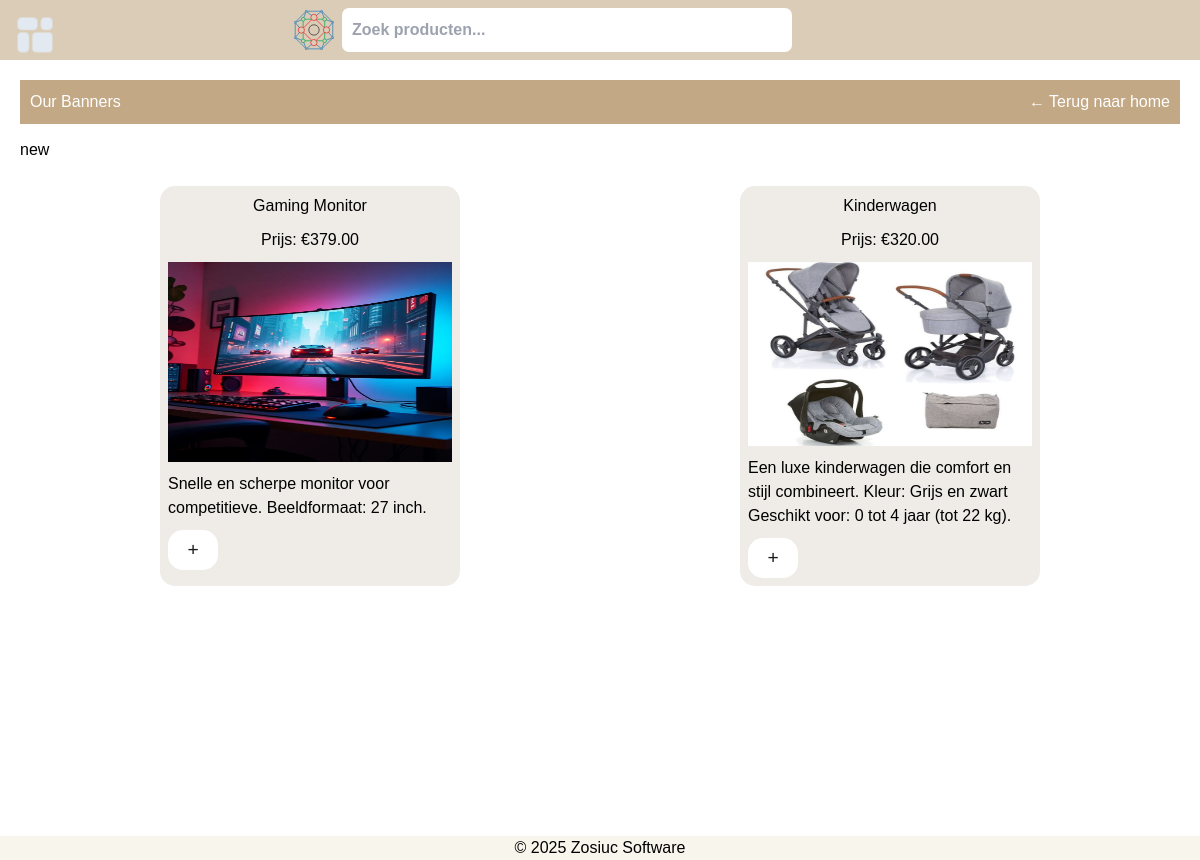
/banners/new, run on the app's committed database.
### store/models.py (models this page shows, shortened)
class Product(models.Model):
    category = models.ForeignKey(Category, on_delete=models.CASCADE)
    name = models.CharField(max_length=100)
    description = models.TextField(blank=True)
    price = models.DecimalField(max_digits=10, decimal_places=2)
    image = models.ImageField(upload_to='products/', blank=True, null=True)
    created_at = models.DateTimeField(auto_now_add=True)
    updated_at = models.DateTimeField(auto_now=True)
    new = models.BooleanField(default=False)

### store/views.py (the view, shortened to what this page needs)
# urls.py: path('banners/<str:banner>', views.banners, name='banners'),
def banners(request, banner):
    if banner == 'new':
        products = Product.objects.filter(new=True)
    return render(request, 'store/banners.html', {'banner': banner, 'products':products})

### store/templates/store/banners.html (shortened to what this page needs)
{% extends "base.html" %}
{% load static %}
{% block article %}
<nav class="second_header">
    <h1>Our Banners</h1>
    <a href="{% url 'home'  %}">← Terug naar home</a>
</nav>
<h1>{{ banner }}</h1>
<div class="products_list">
    {% for product in products %}
    <a class="product " href="{% url 'product_detail' product.id %}">
        <h2 class="product_name ">{{ product.name }}</h2>
        <p class="product_price ">Prijs: €{{ product.price }}</p>
        {% if product.image %}
        <img src="{{ product.image.url }}" alt="{{ product.name }}" class="product_image ">
        {% endif %}
        <p class="product_description ">{{ product.description }}</p>
        <form method="post" action="{% url 'add_to_cart' product.id %}">
            <button class="add  " type="submit">+</button>
        </form>
    </a>
    {% empty %}
    <p>Geen producten gevonden.</p>
    {% endfor %}
</div>
{% endblock article %}

### data on the page
Product: name "Gaming Monitor", price "379.00", image (picture), description "Snelle en scherpe monitor voor competitieve. Beeldformaat: 27 inch."
Product: name "Kinderwagen", price "320.00", image (picture), description "Een luxe kinderwagen die comfort en stijl combineert. Kleur: Grijs en zwart Geschikt voor: 0 tot 4 jaar (tot 22 kg)."

### other printed values
{{ banner }} "new"
